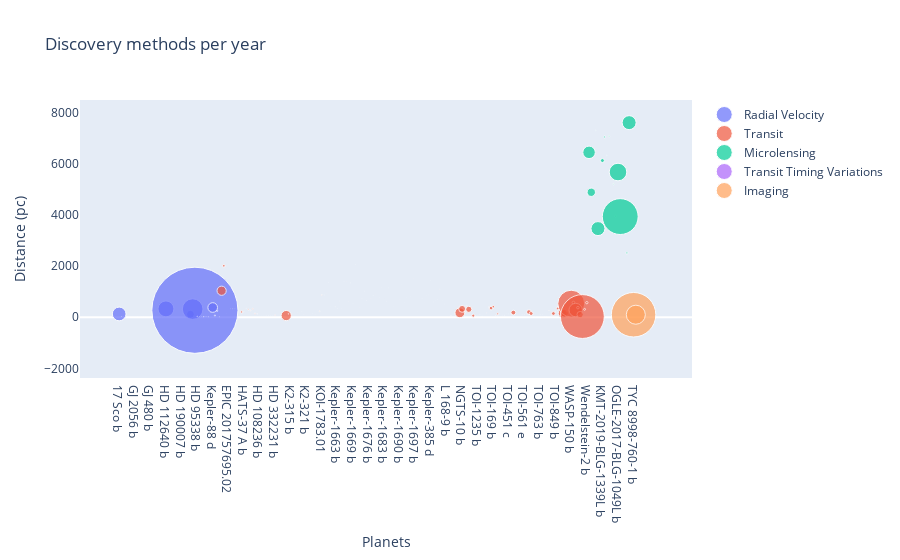

Notebook code for this chart:
### Code cell
def update_figure(selected_year):
    filtered_df = df[df['disc_year'] == selected_year]
    traces = []
    for method in filtered_df['discoverymethod'].unique():
        df_by_method = filtered_df[filtered_df['discoverymethod'] == method]
        traces.append(go.Scatter(
                    x=df_by_method['pl_name'],
                    y=df_by_method['sy_dist'],
                    marker=dict(
                        size=df_by_method['pl_bmasse'].apply(lambda x: 0 if math.isnan(x) else x),
                        sizeref = 100),
                    showlegend = True,
                    mode = 'markers', 
                    name = method))

    fig = go.Figure({
        'data': traces, 
        'layout':go.Layout(
            title='Discovery methods per year',
            xaxis = {'title': 'Planets', 'showgrid': False},
            yaxis = {'title': 'Distance (pc)', 'showgrid': False})})


    fig.show()


update_figure(2020)

### Figure 1 — Plotly figure (JSON) as saved in the notebook; plotly's stock layout.template omitted (floating-point values rounded to 4 significant figures; data arrays with more than 128 entries replaced by an {"elided": "..."} marker saying what was removed)
{"data": [{"marker": {"size": [1373.0, 15.37, 3.95, 1.37, 1.74, 1.64, 7.56, 16.2, 7.268, 4, 8.2, 10.27, 7.41, 5.223, 13.2, 16, 4.2, 7.6, 30.9, 66.74, 9.65, 1589.0, 2.22, 5.6, 5.41, 6.08, 6.14, 4, 16.46, 10.26, 9.44, 6.89, 794.6, 2066.0, 8613.0, 42.44, 12.9, 8.1, 48.4, 14.4, 22.9, 11.3, 965.1, 115, 127.1], "sizeref": 100}, "mode": "markers", "name": "Radial Velocity", "showlegend": true, "type": "scatter", "x": ["17 Sco b", "BD-11 4672 c", "CD Cet b", "GJ 1061 b", "GJ 1061 c", "GJ 1061 d", "GJ 180 d", "GJ 2056 b", "GJ 229 A c", "GJ 251 b", "GJ 3082 b", "GJ 338 B b", "GJ 3473 c", "GJ 433 d", "GJ 480 b", "GJ 687 c", "GJ 887 b", "GJ 887 c", "GJ 9066 b", "GJ 9066 c", "GJ 9689 b", "HD 112640 b", "HD 158259 b", "HD 158259 c", "HD 158259 d", "HD 158259 e", "HD 158259 f", "HD 164922 d", "HD 190007 b", "HD 216520 b", "HD 216520 c", "HD 238090 b", "HD 25723 b", "HD 60292 b", "HD 81817 b", "HD 95338 b", "HIP 107772 b", "HIP 38594 b", "HIP 38594 c", "HIP 4845 b", "HIP 48714 b", "K2-111 c", "Kepler-88 d", "WASP-107 c", "WASP-148 c"], "y": [125.0, 27.17, 8.607, 3.673, 3.673, 3.673, 11.94, 28.44, 5.756, 5.581, 16.62, 6.333, 27.36, 9.065, 14.24, 4.549, 3.29, 3.29, 4.471, 4.471, 30.62, 323.3, 27.05, 27.05, 27.05, 27.05, 27.05, 22.0, 12.71, 19.55, 19.55, 15.24, 114.8, 315.2, 269.1, 36.99, 23.64, 17.79, 17.79, 21.1, 10.53, 200.4, 376.9, 64.74, 246.4]}, {"marker": {"size": {"elided": "166 float values"}, "sizeref": 100}, "mode": "markers", "name": "Transit", "showlegend": true, "type": "scatter", "x": {"elided": "166 str values"}, "y": {"elided": "166 float values"}}, {"marker": {"size": [1250, 836, 7.59, 60, 1400, 10.28, 397, 200, 53.1, 138, 250, 130, 160, 1760, 3585, 6.228, 3.96, 210, 1400], "sizeref": 100}, "mode": "markers", "name": "Microlensing", "showlegend": true, "type": "scatter", "x": ["KMT-2016-BLG-2364L b", "KMT-2016-BLG-2397L b", "KMT-2018-BLG-0029L b", "KMT-2018-BLG-0748L b", "KMT-2018-BLG-1292L b", "KMT-2019-BLG-0842L b", "KMT-2019-BLG-1339L b", "KMT-2019-BLG-1953L b", "OGLE-2012-BLG-0838L b", "OGLE-2015-BLG-1771L b", "OGLE-2016-BLG-1227L b", "OGLE-2017-BLG-0406L b", "OGLE-2017-BLG-0604L b", "OGLE-2017-BLG-1049L b", "OGLE-2017-BLG-1375L b", "OGLE-2018-BLG-0532L b", "OGLE-2018-BLG-0677L b", "OGLE-2018-BLG-1269L b", "OGLE-2018-BLG-1700L b"], "y": [6440, 4880, 3380, 7300, 3460, 3320, 6120, 7040, 6320, 7070, null, 5200, 3950, 5670, 3930, 773, 7580, 2510, 7600]}, {"marker": {"size": [100], "sizeref": 100}, "mode": "markers", "name": "Transit Timing Variations", "showlegend": true, "type": "scatter", "x": ["Kepler-160 d"], "y": [937.0]}, {"marker": {"size": [4450.0, 1907.0], "sizeref": 100}, "mode": "markers", "name": "Imaging", "showlegend": true, "type": "scatter", "x": ["TYC 8998-760-1 b", "TYC 8998-760-1 c"], "y": [94.62, 94.62]}], "layout": {"title": {"text": "Discovery methods per year"}, "xaxis": {"showgrid": false, "title": {"text": "Planets"}}, "yaxis": {"showgrid": false, "title": {"text": "Distance (pc)"}}}}
